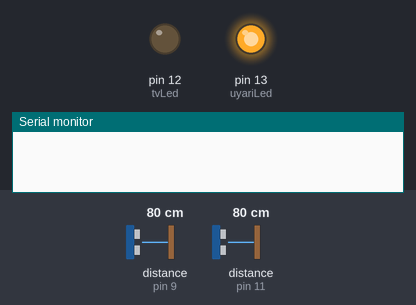
Bench run of a sketch on a simulated Arduino Uno, built with avr-gcc and run on an emulated ATmega328P. Parts: output pins drawn as LEDs (lit = HIGH), the last lines printed to the serial monitor. Wiring (inferred from the names in the program): 2 × ultrasonic range finder: trigger pin 8, echo pin 9 / trigger pin 10, echo pin 11. The inputs (shaded band) are chosen by the test bench; at power-on: distance to the obstacle (sensors on pin 9, pin 11) 80 cm. The echo pulse lasts 58.3 µs per cm; pins used as bus, display or sensor lines are not drawn.

Above: at 0.1 s.
At 1.15 s:
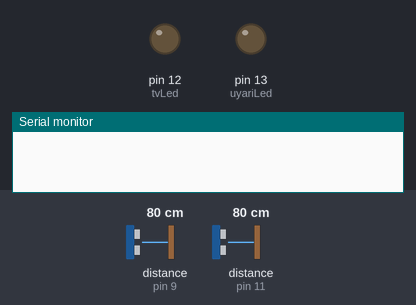
At 40.65 s:
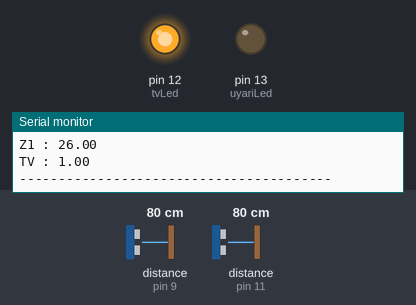
Timing chart, 0 to 41.0 s (numbered marks = the images above):
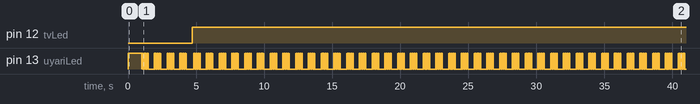

The sketch:

TVYAKIN_BULANIK_2Deg.ino
```cpp
/*Arduino UNO için hazırlanan PCB ye uygun kod....
MF(Üyelik fonk.): Üçgen (trim)
Antecedent      : AND yani min  -> Kuralların if kısımlarına bulanık operator uygulama işlemi...
impilacation    : AND yani min  -> Kuralların if ve then kısımlarına bulanık operator uygulama işlemi
Aggregation     : OR yani max   -> imlication (Gerektirme) işlemi sonuçlarının birleştirilmesi
Defuzzify       : Centroid      -> Sonuc degerin keskin deger olarak üretilmesi işlemi....
*/
#include <math.h>   //c matematik kütüphanesi dahil ediliyor

#define FIS_TYPE float     // float kesirli sayı tipo değişken FIS_TYPE olarak tanımlandı
#define FIS_RESOLUSION 101 // Çıkışta oluşan sonuç grafiğin x ekseninin taranması için çözünürlük değeri..
//***
#include <IRremote.h>

#define vestelTahta 0x679830CF     //nec 32 bit
#define vestelEsra1 0x84C   //rc5 12 bit
#define vestelEsra2 0x4C   //rc5 12 bit
#define samsungNghH 0xE0E040BF // SAMSUNG 32 bits
#define lgAtillaH 0x20DF10EF //NEC (32 bits)

int bas=1;
IRsend irsend;
//*****
#define tvLed 12        //TV durumunu gösteren LED bağlantı pini tanımlaması.
#define uyariLed 13     //UYARI LED bağlantı pini tanımlaması
#define trig1 10        //Ultrasonic sensöreler bağlantı pinleri tanımlamaları.
#define echo1 11
#define trig2 8
#define echo2 9
#define irRpin 7       //Infrared alıcı bağlantı pini tanımlaması
#define UzSinir 150.0
#define UzYakin 100.0
#define UzCokYakin 50.0
#define kapali 1.0    // TV ait durumların tanılmaları
#define acik 0.0
//-->  mega2560 oc2b pin 9 pwm pin  IR send için.
//-->  9 nolu pwm pinini "IRsend" kullanıyor...
//Uno iççin 3 nolu pin
//*****
// Sensör girişi için üçgen üyelik fonksiyonlarının değerleri a,b,c olarak dizilere aktarılıyor.
FIS_TYPE mfi_S1_2_ua[5] = { 0.0, 49.0, 99.0, 149.0, 199.0 };    //  üçgenin a ucu
FIS_TYPE mfi_S1_2_ub[5] = { 0.0, 75.0, 125.0, 175.0, 250.0 };   //  üçgenin b ucu
FIS_TYPE mfi_S1_2_uc[5] = { 50.0, 100.0, 150.0, 200.0, 300.0 }; //  üçgenin c ucu
//Zaman girişi için üçgen üyelik fonksiyonlarının değerleri a,b,c olarak dizilere aktarılıyor.
FIS_TYPE mfi_Z1_ua[5] = { 0.0, 3.0, 7.0, 11.0, 15.0 };
FIS_TYPE mfi_Z1_ub[5] = { 0.0, 5.5, 10.0, 14.5, 22.5 };
FIS_TYPE mfi_Z1_uc[5] = { 5.0, 8.0, 12.0, 17.0, 30.0 };

//Çıkış için üyelik fonk. degerleri (a,b,c)
//                       TVac ,TVkapat
FIS_TYPE mfO_Ac_ua[2] = { 0.0, 1.0 };
FIS_TYPE mfO_Ac_ub[2] = { 0.0, 1.0 };
FIS_TYPE mfO_Ac_uc[2] = { 0.0, 1.0 };

//Kuralların çıkış(then) kısımlarına ait indekslenmiş tablosu:
//Çıkış üyelik fonk tutan dizilerdeki ilgili üyelik fonk. hangi
//indekste olduğunu gösteriyor... Excell de hazırlanan tabloya göre
//hazırlanmıştır...
int kurallar[25] = {
          			0, 0, 0, 1, 1,
          			0, 0, 0, 1, 1,
          			0, 0, 0, 1, 1,
          			0, 0, 0, 0, 0,
          			0, 0, 0, 0, 0
								};
FIS_TYPE bulanikS1_2[5]={0.0,0.0,0.0,0.0,0.0};// Sensör girişlerine ait bulanık değerlerini tutan dizi.
FIS_TYPE bulanikZ1[5]={0.0,0.0,0.0,0.0,0.0};//Süre girişine ait bulanık değerlerini tutan dizi.

FIS_TYPE dizi_blOperator[25];	// Girişlerin bulanık değerlerine bulanık operatör(and-min) uygulama işelminin
                              // sonuçlarını tutan dizi. Antecedent işlemi.
FIS_TYPE dizi_imp[25];		    // Implication(gerektirme)işleminin sonucunun tutulduğu dizi min operatoru ile..

FIS_TYPE s1 =116.0; // Sensör girişi 1
FIS_TYPE s2 =135.0; // Sensör giriş 2
FIS_TYPE z1 = 8.0;  // Zaman değişkeni
FIS_TYPE tv = 0.0;  // Bulanık çıkarım işlemi sonucunu tutan değişken.
                    //TV nin açık, kapalı olmasına bu değişkenin
                    // sonucuna göre karar veriliyor...
FIS_TYPE tv1 = 0.0; // Sensör1'e göre Bulanık çıkarım işlemi sonucunu tutan değişken.
FIS_TYPE tv2 = 0.0; // Sensör2'ye göre Bulanık çıkarım işlemi sonucunu tutan değişken.

long olc_ms = 0, olc_ms2 = 0, olc = 0;// Zaman ölçme işleminde kullanılan değişkenler.
long sure = 0.0;

bool tvAcik = 1;  // TV nin açık olup olmadığını kontrol eder 1 ise tv Açık
                  //değilse kapalıdır

void setup() {
   pinMode(tvLed,OUTPUT);
   pinMode(uyariLed,OUTPUT);
   pinMode(irRpin,INPUT);
   digitalWrite(uyariLed,HIGH);
   digitalWrite(tvLed,LOW);
   Serial.begin(9600);
   delay(1000);
   digitalWrite(uyariLed,LOW);
}

void loop() {
	  //s1=random(0,300);
    //s2=random(0,300);
    //z1=random(0,30);
    olc=millis();

    s1=HC_SR04(trig1,echo1);    //Sensörlerden mesafe değeri alınıyor...
    s2=HC_SR04(trig2,echo2);

    if(s1>250) s1=250.0;      // Mesafe değerleri 250 cm ile sınırlanıyor..
    if(s2>250) s2=250.0;
    if(z1>25) z1=25.0;        // Süre değeri 25 saniye ile sınırlendırılıyor...


    if((s1<UzSinir)||(s2<UzSinir)){  //150cm... Bulanık çıkarım bu noktadan sonra çalışacak..

        if((s1<UzYakin)||(s2<UzYakin)){ //100
          uyariLedBlink(25);
        }else digitalWrite(uyariLed,HIGH);

        olc_ms2=millis();
        if((olc_ms2-olc_ms)>750){
          olc_ms=millis();   //sureyi yeniden başlat
          z1++;
        }

        girisleriBulaniklastir(s1,z1);  //1. sensör girişi için..
        bulanikOperatorUygula(bulanikS1_2, bulanikZ1);
        tv1= durulama();

        girisleriBulaniklastir(s2, z1); //2. sensör girişi için..
        bulanikOperatorUygula(bulanikS1_2, bulanikZ1);
        tv2= durulama();

        tv = max(tv1, tv2); // tv=(s1 veya s2) ve (z1)=(s1+s2).z1 (Mantıksal işlemi sonucu)


    }//if sınır uzaklık
    else{
      digitalWrite(uyariLed,LOW);
      z1=0.0;
      tv = 0.0; tv1 = 0.0; tv2 =0.0; //Çıkışın durumunu belirleyen keskin değerler resetleniyor
    }
    //....Hesaplanan tv sonucu değerlendirilerek işlem yapılıyor...
    if(tv==kapali){
        //1.0    * kapalı:TV açık ise kapat değilse kapalı kalsın.
            digitalWrite(tvLed,HIGH);
            if(tvAcik){ // TV açık ise kapat
              tvOnOff(1);
             // tvOnOff(2);//esra tv
              tvAcik=0;  //TV kapalı durumu
            }
     }
     else if(tv==acik){
            //0.0  * açık: TV kapalı ise aç değilse açık kalsın
            digitalWrite(tvLed,LOW);
            if(!tvAcik){ // tv kapalı ise aç
              tvOnOff(1);
              //tvOnOff(2);//esra tv
              tvAcik=1;  //TV açık durumu
              delay(5000);//tv nin açılmaSINI BEKLE
            }
    }

    Serial.print("S1 : "); Serial.println(s1);
    Serial.print("S2 : "); Serial.println(s2);
    Serial.print("Z1 : "); Serial.println(z1);

    Serial.print("TV : "); Serial.println(tv);
   // Serial.print("sure : "); Serial.println(millis()-olc);
    Serial.println("----------------------------------------");

}
//******************** Fonksiyonlar ***************************** //
//Girişe ait keskin değerlerin Üçgen fonksiyonlarına göre bulanıklaştırma işleminin
//yapıldığı fonksiyon... Bu işlem sonucunda keskin giriş değeri bulanıklaştırılarak
//her bir giriş fonksiyonundaki üyelik değeri bir dizide tutulur...
void girisleriBulaniklastir(FIS_TYPE keskin_g1, FIS_TYPE keskin_g2){
	int x = 0;

	for (x = 0; x < 5; x++)
	  bulanikS1_2[x] = ucgenUyelikFonk(keskin_g1, mfi_S1_2_ua[x], mfi_S1_2_ub[x], mfi_S1_2_uc[x]);
	for (x = 0; x < 5; x++)
	  bulanikZ1[x] = ucgenUyelikFonk(keskin_g2, mfi_Z1_ua[x], mfi_Z1_ub[x], mfi_Z1_uc[x]);
}
//antecedent işlemi: kuralların if kısmına bulanık operator işlemi uygula
//                                    s           z
void bulanikOperatorUygula(FIS_TYPE* blg1, FIS_TYPE* blg2){
	int i = 0;
	for (int x = 0; x < 5; x++){
		for (int y = 0; y < 5; y++){
			dizi_blOperator[i++] = min(blg1[x], blg2[y]);
			//Kuralların if kısımlarına bulanık operator and-->min
			//uygulandı ve diziye alındı...
		}
	}
}
// defuzz:centroid (Ağırlık Merkezi) yöntemi ile bulanık olan çıkış gerçek çıkış değerine dönüştürülecek...
// Her bir çıkış x değerinin girişe olan etkisi bulunarak çıkış keskin değeri bulunur...

double durulama(){
  // Çıkışa ait    max    min değerleri...
	FIS_TYPE adim = (1.0 - 0.0) / (FIS_RESOLUSION - 1.0);// çıkışın girişe etkisi bulunurken çıkışın hangi adımda
                                                       // taranacağı belirlenir...
	FIS_TYPE x_ekseni = 0.0;                             // x ekseni boyunca oluşan sonuç eğri için x ekseni değeri...
	FIS_TYPE degisim = 0.0, alan = 0.0, parca = 0.0;
	FIS_TYPE mfCikis = 0.0;

	for (int i = 0; i < FIS_RESOLUSION; i++){

		x_ekseni = 0 + (adim * i);

		gerektirmeUygula(x_ekseni);     // Gerektirme işlemi...
		mfCikis = sonuclariBirlestir(); // Aggretation....
    //**
		parca = adim * mfCikis;         // x ekseni üzerinde alınan parçanın etkisi...
		degisim += parca * x_ekseni;//pay.....
		alan += parca;              //payda... parçaları toplayarak oluşan sonuç eğrinin alanı bulunur...
    //**
	}
	return ((alan == 0) ? ((1.0 + 0.0) / 2.0) : (degisim / alan));
}
//
void gerektirmeUygula(FIS_TYPE xEkGiris)   //implication işlemi
{
	int indeks = 0;
	FIS_TYPE bulanikCikis = 0.0;
	//Butun kuralları her bir çıkış fonk. x ekseni girişi için tara...
	for (int x = 0; x <25; x++){
		indeks = kurallar[x];     //kurallar dizisinden kurala ait indeks değerini getir...
                              //bu değer çıkış üçgen üyelik fonksiyonununun değerilerini tutan
                              //diziden getirilecek değerlerin dizi eleman indeksidir...
		bulanikCikis = ucgenUyelikFonk(xEkGiris, mfO_Ac_ua[indeks], mfO_Ac_ub[indeks], mfO_Ac_uc[indeks]);
		dizi_imp[x] = min(bulanikCikis, dizi_blOperator[x]);// kuralın if(eğer) kısımlarıyla then(ise) kısımlarına
                                                        // belirlenen bulanık operatör(min) uygulanır...
	}
}
// kurallara ait if ve then kısımları belirlenen bulanık operatörle birleştirildikten sonra
// elde edilen diziden keskin sonuç değeri oluşturmak için bulanık operetaor(max) uygulanır.
// sonuç olarak tek bir keskin giriş elde edilmiş olur. Bu sonuç durulama işleminde kullanılır...
double sonuclariBirlestir()  //aggregation işlemi
{
	FIS_TYPE sonuc;
	FIS_TYPE dizi_1[25];

	for (int x = 0; x < 25; x++){
		dizi_1[x] = dizi_imp[x];
	}
	sonuc = dizi_1[0];
	for (int z = 1; z < 25; z++){
		sonuc = max(sonuc, dizi_1[z]);
	}
	return sonuc;
}
//
// Üçgen üyelik fonksiyonları için keskin girişi bulanıklaştıran fonksiyon...
FIS_TYPE ucgenUyelikFonk(FIS_TYPE x, FIS_TYPE a, FIS_TYPE b, FIS_TYPE c)
{
	FIS_TYPE t1 = (x - a) / (b - a);
	FIS_TYPE t2 = (c - x) / (c - b);
	if ((a == b) && (b == c)) return (FIS_TYPE)(x == a);
	if (a == b) return (FIS_TYPE)(t2*(b <= x)*(x <= c));
	if (b == c) return (FIS_TYPE)(t1*(a <= x)*(x <= b));
	t1 = min(t1, t2);
	return (FIS_TYPE)max(t1, 0);
}

//double ucgenUyelikFonk(double x, double a, double b, double c){
//
//	double t1 = (x - a) / (b - a);
//	double t2 = (c - x) / (c - b);
//
//	if ((a == b) && (b == c)) return (double)(a==x);
//	if (a == b){
//		if ((a <= x) && (x <= c)) return (double)(t2);
//	}//else ne olacakk.....
//	if (b == c){
//		if ((a <= x) && (x <= b)) return (double)(t1);
//	}//
//	t1 = min(t1, t2);
//	return (double)max(t1, 0);
//}

// *****  Fonksiyonlar ************   /////
void tvOnOff(int bas_durum){

  if(bas_durum==2){
    if(bas==1){
      irsend.sendRC5(vestelEsra1,12);
      bas=2;
    }
    if(bas==2){
      bas=1;
      irsend.sendRC5(vestelEsra2,12);
    }
  }
  else if(bas_durum==1){
    //irsend.sendNEC(vestelTahta,32);
    //irsend.sendSAMSUNG(samsungNghH,32);
    irsend.sendNEC(lgAtillaH,32);
  }
}
////****  sensorler
double HC_SR04(int trigPin,int echoPin)
{
  long duration = 0;
  pinMode(trigPin, OUTPUT);
  digitalWrite(trigPin, LOW);
  delayMicroseconds(2);
  digitalWrite(trigPin, HIGH);
  delayMicroseconds(10);
  digitalWrite(trigPin, LOW);

  pinMode(echoPin, INPUT);
  duration = pulseIn(echoPin, HIGH);
  //delay(50);
  return (double)(duration / 29 / 2);//cm
}
//***
void uyariLedBlink(int sure){

  for(int i=0;i<10;i++){
          digitalWrite(uyariLed,HIGH);
          delay(sure);
          digitalWrite(uyariLed,LOW);
          delay(sure);
        }
}
```

Measured:
- by itself, pin 12 (tvLed): LOW → HIGH at 4.7 s
- by itself, pin 13 (uyariLed): repeats every 0.94 s: 9 × (HIGH 0.03 s, LOW 0.03 s), HIGH 0.03 s, LOW 0.46 s
